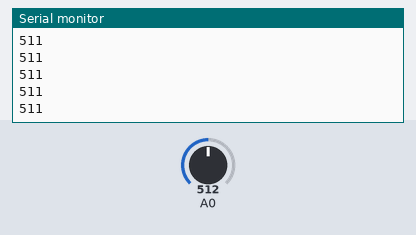
Bench run of a sketch on a simulated Arduino Leonardo, built with avr-gcc and run on an emulated ATmega32U4. Parts: the last lines printed to the serial monitor. Inputs (shaded band) come from the test bench; at power-on: A0 = 512. USB keyboard and mouse output is not drawn.

Above: at 1.2 s.
1.3 s: A0 set to 716
At 1.33 s:
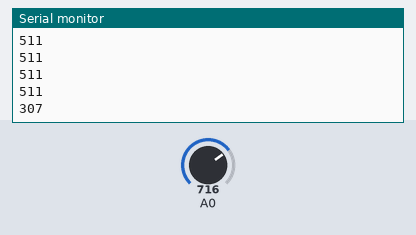
2.8 s: A0 set to 900
At 2.84 s:
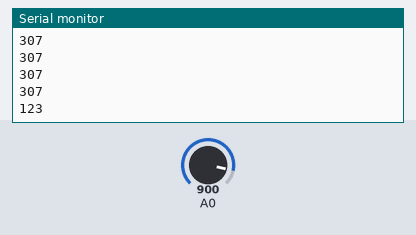
Timing chart, 0 to 5.8 s (numbered marks = the images above; inputs shaded):
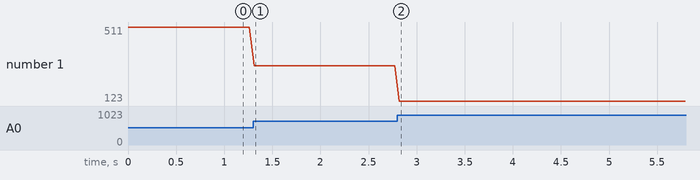

The sketch:

Handbrake.ino
```cpp
#pragma once
#include <Joystick.h>

const int ELEMENT_COUNT_MAX = 0; //max number of digital pins used on board
const int CONTROLL_COUNT_MAX = 3;
Joystick_ Joystick(JOYSTICK_DEFAULT_REPORT_ID, JOYSTICK_TYPE_JOYSTICK,
ELEMENT_COUNT_MAX, 0, // Button Count, Hat Switch Count
false, false, false, // X and Y, but no Z Axis
false, false, false, // No Rx, Ry, or Rz
false, false, // No rudder or throttle
false, true, false); // No accelerator, brake, or steering;

void setup() {
  Joystick.begin();
  Serial.begin(9600);

  pinMode(A0,INPUT);

  Joystick.setBrakeRange(0, 200);
}

void loop() {
  int brake=(analogRead(A0)-1023)*-1;
  Serial.println(brake);
  Joystick.setBrake(brake);

  delay(50);
}
```

Measured:
- after the input at 1.3 s, the serial monitor: prints a new line at once (image 1)
- after the input at 2.8 s, the serial monitor: prints a new line at once (image 2)
- plotted number 1: 511 → 307 after the input at 1.3 s, 307 → 123 after the input at 2.8 s
